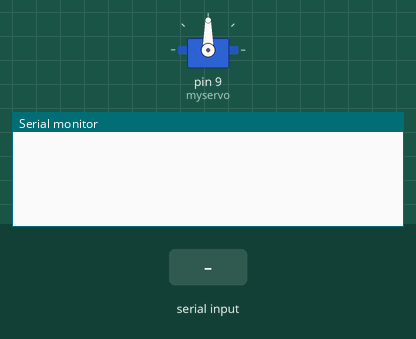
A sketch run on a simulated Arduino Uno, built with avr-gcc and run on an emulated ATmega328P. On the bench: servo, the last lines printed to the serial monitor. Inputs (shaded band) come from the test bench.

Above: at 1.2 s.
1.3 s: "a" received over Serial
At 2.2 s:
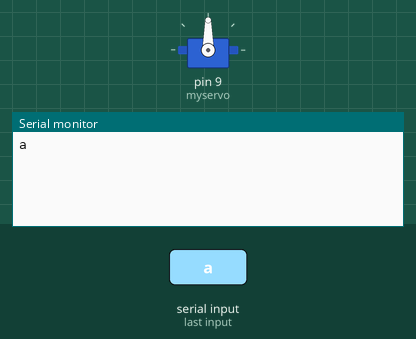
2.8 s: "b" received over Serial
At 3.3 s:
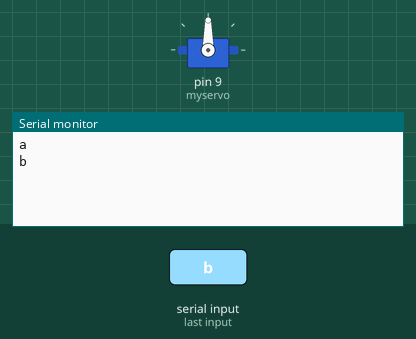
4.3 s: "1" received over Serial
At 5.7 s:
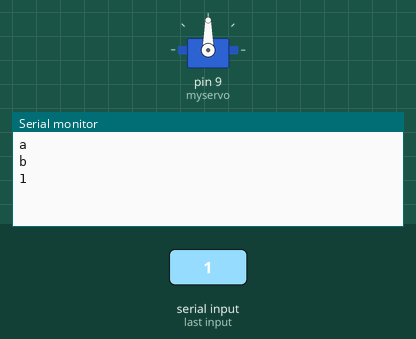

The sketch:

arduino_servo_control.ino
```cpp
/*
Possible string values:
a (to turn the LED on)
b (tor turn the LED off)
*/

#include <Servo.h>

Servo myservo;  // create servo object to control a servo
// twelve servo objects can be created on most boards


int pos = 0;    // variable to store the servo position
char junk;
String inputString="";

String users[4] = {"50","51","52","53"};

void setup()                    // run once, when the sketch starts
{
 Serial.begin(9600);            // set the baud rate to 9600, same should be of your Serial Monitor
 myservo.attach(9);  // attaches the servo on pin 9 to the servo object
}


int from = 0;
int to = 120;
int rotspeed = 2;


void loop()
{
  if(Serial.available()){
    while(Serial.available()){
        char inChar = (char)Serial.read(); //read the input
        inputString += inChar;        //make a string of the characters coming on serial
      }
      Serial.println(inputString);

      while (Serial.available() > 0)  { junk = Serial.read() ; }      // clear the serial buffer

   for(int i = 0; i < 4; ++i){
   if(inputString == users[i]){
    Serial.println("hello: " + users[i]);
        if(inputString == "a"){         //in case of 'a' turn the LED on
          // open gate
          for (pos = from; pos <= to; pos += rotspeed) { // goes from 0 degrees to 180 degrees
            // in steps of 1 degree
            myservo.write(pos);              // tell servo to go to position in variable 'pos'
            delay(10);                       // waits 15ms for the servo to reach the position
          }

        }else if(inputString == "b"){   //incase of 'b' turn the LED off
          // close gate
          for (pos = to; pos >= from; pos -= rotspeed) { // goes from 180 degrees to 0 degrees
            myservo.write(pos);              // tell servo to go to position in variable 'pos'
            delay(10);                       // waits 15ms for the servo to reach the position
          }
         }
        inputString = "";
    }
   }
    inputString = "";
  }
}
```

Measured:
- after the input at 1.3 s, the serial monitor: prints a new line at once (image 1)
- after the input at 2.8 s, the serial monitor: prints a new line at once (image 2)
- after the input at 4.3 s, the serial monitor: prints a new line at once (image 3)
